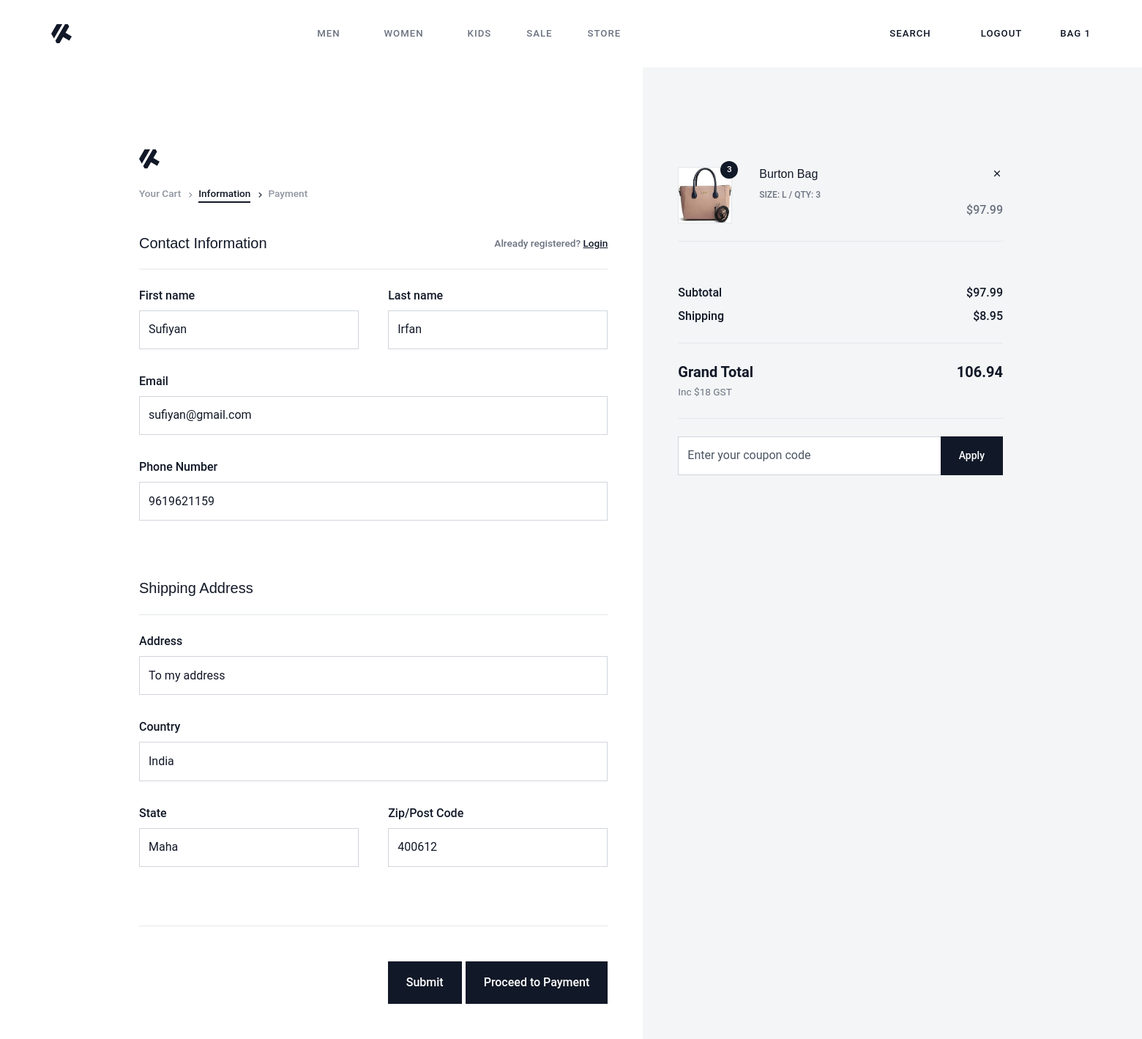
The app's page /checkout/ (signed in), older data.
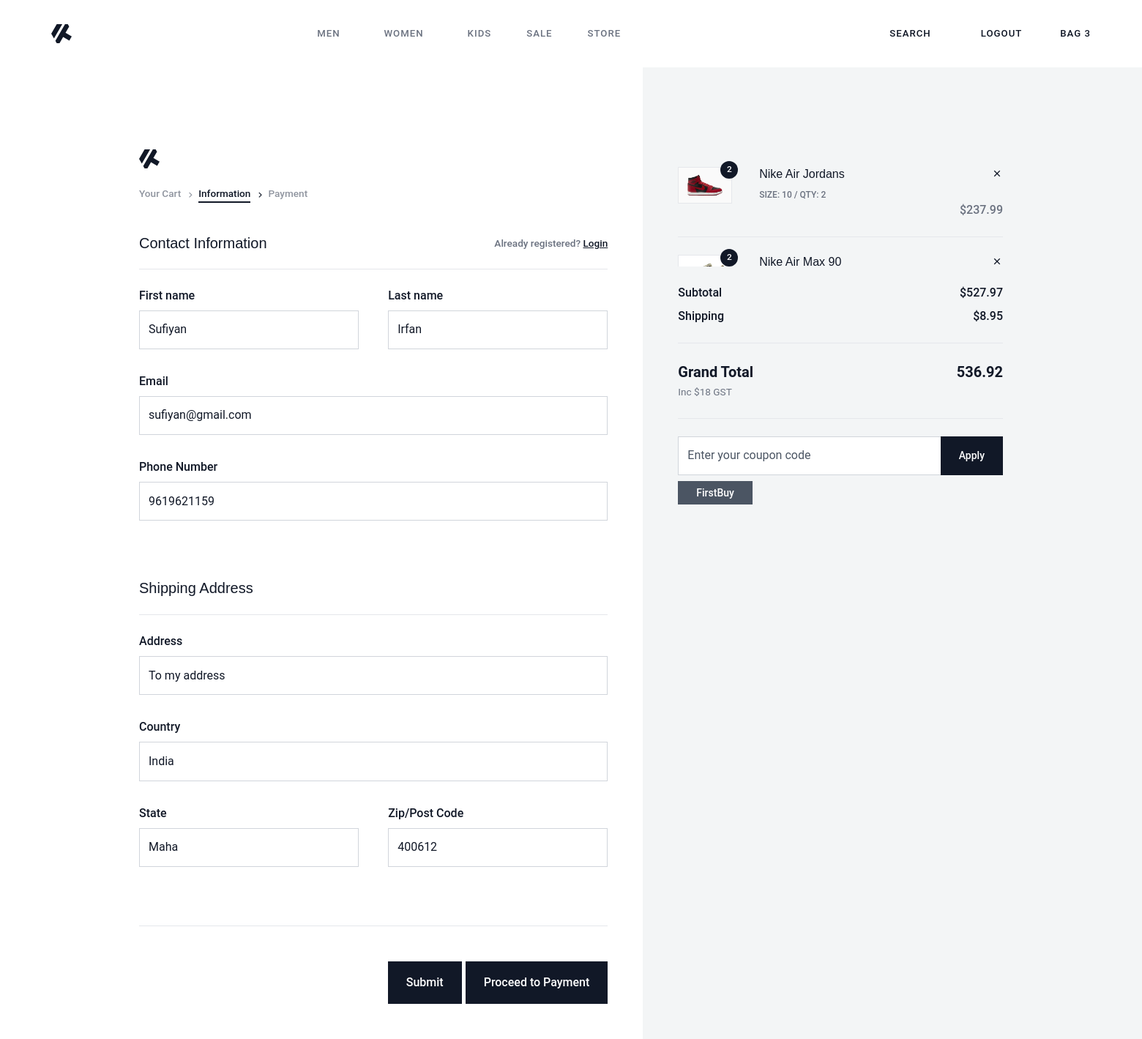
The same page, newer data.
### account/models.py (models this page shows, shortened)
class Account(AbstractBaseUser):
    first_name=models.CharField(max_length=100)
    last_name=models.CharField(max_length=100)
    email=models.EmailField(max_length=100,unique=True)
    phone_number=models.CharField(max_length=20)
    address=models.TextField(max_length=500,null=True,blank=True)
    country=models.CharField(max_length=20,null=True,blank=True)
    state=models.CharField(max_length=20,null=True,blank=True)
    zip_code=models.CharField(max_length=20,null=True,blank=True)
    date_joined=models.DateTimeField(auto_now_add=True)
    last_login=models.DateTimeField(auto_now_add=True)
    is_admin=models.BooleanField(default=False)
    is_staff=models.BooleanField(default=False)
    is_active=models.BooleanField(default=False)
    USERNAME_FIELD='email'
    REQUIRED_FIELDS=['first_name','last_name']
    objects=MyAccountManager()
    @property
    def get_cart_count(self):
        from store_app.models import CartItems
        return CartItems.objects.filter(cart__is_paid=False,cart__user=self.id).count()
    @property
    def get_cart_items(self):
        from store_app.models import CartItems,Cart
        cart_items = CartItems.objects.filter(cart__is_paid=False,cart__user = self.id)
        cart = Cart.objects.filter(user=self.id).first()
        return cart_items

### store_app/models.py (models this page shows, shortened)
class CartItems(models.Model):
    cart = models.ForeignKey(Cart,on_delete=models.CASCADE,related_name="cart_items")
    product = models.ForeignKey(Product,on_delete=models.SET_NULL,null=True,blank=True)
    color_variant = models.ForeignKey(ColorVariant,on_delete=models.SET_NULL,null=True,blank=True)
    size_variant = models.ForeignKey(SizeVariant,on_delete=models.SET_NULL,null=True,blank=True)
    quantity = models.IntegerField(default=1)
    def get_product_price(self):
        price = [self.product.price]
        if self.color_variant:
            color_variant_price = self.color_variant.price
            price.append(color_variant_price)
        if self.size_variant:
            size_variant_price = self.size_variant.price
            price.append(size_variant_price)
        total_price = sum(price)
        if total_price <= 0:
            total_price = 0
            return 0
        return round(total_price + 18, 2)

class Product(models.Model):
    product_name = models.CharField(max_length=100)
    price = models.FloatField()
    product_image = models.ImageField(upload_to="Product_Images")
    product_slug = models.SlugField(max_length=50,unique=True)
    color_variant = models.ManyToManyField(ColorVariant,blank=True)
    size_variant = models.ManyToManyField(SizeVariant,blank=True)
    stock=models.IntegerField()
    is_available=models.BooleanField(default=True)
    category=models.ForeignKey(Category,on_delete=models.CASCADE)
    brand = models.ForeignKey(Brand,on_delete=models.CASCADE,null=True,blank=True)
    created_date=models.DateTimeField(auto_now_add=True)
    modified_date=models.DateTimeField(auto_now=True)

class SizeVariant(models.Model):
    size_name = models.CharField(max_length=100)
    price = models.IntegerField(default=0)
    def __str__(self):
        return self.size_name

class Cart(models.Model):
    user = models.ForeignKey(Account,on_delete=models.CASCADE)
    coupon = models.ForeignKey(Coupon,on_delete=models.SET_NULL,null=True,blank=True)
    is_paid = models.BooleanField(default=False)
    def get_cart_total(self):
        cart_items = CartItems.objects.filter(cart__user=self.user)
        price = []
        for cart_item in cart_items:
            price.append(cart_item.product.price)
            if cart_item.color_variant:
                color_variant_price = cart_item.color_variant.price
                price.append(color_variant_price)
            if cart_item.size_variant:
                size_variant_price = cart_item.size_variant.price
                price.append(size_variant_price)
        total_price = sum(price)
        if total_price <= 0:
            total_price = 0
            return 0
        if self.coupon:
            if total_price > self.coupon.minimum_amount and not self.coupon.is_expired:
                total_price = total_price - self.coupon.discount_amount
                return round(total_price + 18,2)
        return round(total_price + 18, 2)

class Coupon(models.Model):
    coupon_name = models.CharField(max_length=50)
    minimum_amount = models.IntegerField(default=500)
    discount_amount = models.IntegerField(default=100)
    is_expired = models.BooleanField(default=False)

### store_app/views.py (the view, shortened to what this page needs)
# urls.py: path("checkout/",views.checkout,name="checkout"),
@login_required(login_url="login")
def checkout(request):
    cart_items = CartItems.objects.filter(cart__is_paid=False,cart__user = request.user)
    cart = Cart.objects.filter(user=request.user).first()
    if cart.get_cart_total() > 0:
        grand_total = cart.get_cart_total() + 8.95
    else:
        grand_total = cart.get_cart_total()
    context = {
        "cart_items":cart_items,
        "cart":cart,
        "grand_total":round(grand_total,2)
    }
    return render(request,'checkout_pages/checkout.html',context)

### templates/checkout_pages/checkout.html (shortened to what the changed rows need)
{% extends "base.html" %}
{% load static %}
{% block content %}
    <section class="mt-0  vh-lg-100">
        <div class="container">
            <div class="row g-0 vh-lg-100">
                <div class="col-lg-7 pt-5 pt-lg-10">
                    <div class="pe-lg-5">
                        <div class="mt-5">
                      <form method='POST' action="{% url "checkout" %}">
                          <div class="row">
                            <div class="col-sm-6">
                              <div class="form-group">
                                <label for="firstNameBilling" class="form-label">First name</label>
                                <input type="text" name='fname' class="form-control" id="firstNameBilling" placeholder="" value="{{request.user.first_name}}" required>
                              </div>
                            </div>
                            <div class="col-sm-6">
                              <div class="form-group">
                                <label for="lastNameBilling" class="form-label">Last name</label>
                                <input type="text" name="lname" class="form-control" id="lastNameBilling" placeholder="" value="{{request.user.last_name}}" required>
                              </div>
                            </div>
                            <div class="col-12">
                              <div class="form-group">
                                <label for="email" class="form-label">Email</label>
                                <input type="email" name='email' class="form-control" id="email" value="{{request.user.email}}" required>
                              </div>
                              <div class="form-group">
                                <label for="email" class="form-label">Phone Number</label>
                                <input type="text" name='phone' class="form-control" id="email" value="{{request.user.phone_number}}" required>
                              </div>
                            </div>
                          </div>
                          <div class="row">
                            <div class="col-12">
                              <div class="form-group">
                                <label for="address" class="form-label">Address</label>
                                <input type="text" class="form-control" name="address" id="address" placeholder="123 Some Street Somewhere" value="{{request.user.address}}" required>
                              </div>
                            </div>
                            <div class="col-md-12">
                              <div class="form-group">
                                <label for="country" class="form-label">Country</label>
                                <input type="text" class="form-control" name="country" id="address" placeholder="123 Some Street Somewhere" value="{{request.user.country}}" required>
                              </div>
                            </div>
                            <div class="col-md-6">
                              <div class="form-group">
                                <label for="state" class="form-label">State</label>
                                <input type="text" class="form-control" name="state" id="address" placeholder="123 Some Street Somewhere" value="{{request.user.state}}" required>
                              </div>
                            </div>
                            <div class="col-md-6">
                              <div class="form-group">
                                <label for="zip" class="form-label">Zip/Post Code</label>
                                <input type="text" class="form-control" name="zip_code" id="zip" value="{{request.user.zip_code}}" required="">
                              </div>
                            </div>
                          </div>
                        </div>
                    </div>
                </div>
                <div class="col-12 col-lg-5 bg-light pt-lg-10 aside-checkout pb-5 pb-lg-0 my-5 my-lg-0">
                    <div class="p-4 py-lg-0 pe-lg-0 ps-lg-5">
                        <div class="pb-3" style="overflow:auto;height:20vh">
                          {% for cart_item in cart_items %}
                            <div class="row mx-0 py-4 g-0 border-bottom">
                                <div class="col-2 position-relative">
                                        <span class="checkout-item-qty">{{cart_item.quantity}}</span>
                                    <picture class="d-block border">
                                        <img class="img-fluid" src="{{cart_item.product.product_image.url}}" alt="HTML Bootstrap Template by Pixel Rocket">
                                    </picture>
                                </div>
                                <div class="col-9 offset-1">
                                    <div>
                                        <h6 class="justify-content-between d-flex align-items-start mb-2">
                                          {{cart_item.product.product_name}}
                                          <a href="{% url "remove_cart_item" cart_item.id %}?next_page=checkout" style="text-decoration:none;"><i class="ri-close-line ms-3"></i></a>
                                        </h6>
                                        <span class="d-block text-muted fw-bolder text-uppercase fs-9">Size: {{cart_item.size_variant}} / Qty: {{cart_item.quantity}}</span>
                                    </div>
                                    <p class="fw-bolder text-end text-muted m-0">${{cart_item.get_product_price}}</p>
                                </div>
                            </div>
                          {% endfor %}
                        </div>
                        <div class="py-4 border-bottom">
                            <div class="d-flex justify-content-between align-items-center mb-2">
                                <p class="m-0 fw-bolder fs-6">Subtotal</p>
                                <p class="m-0 fs-6 fw-bolder">${{cart.get_cart_total}}</p>
                            </div>
                        </div>
                        <div class="py-4 border-bottom">
                            <div class="d-flex justify-content-between">
                                <div>
                                    <p class="m-0 fw-bold fs-5">Grand Total</p>
                                    <span class="text-muted small">Inc $18 GST</span>
                                </div>
                                <p class="m-0 fs-5 fw-bold">{{grand_total}}</p>
                            </div>
                        </div>
                        <div class="py-4">
                          <form method='POST' action="{% url "cart" %}?next_page=checkout">
                            <div class="input-group mb-0">
                                <input type="text" class="form-control" name="coupon" placeholder="Enter your coupon code">
                                <button class="btn btn-dark btn-sm px-4">Apply</button>
                            </div>
                            {% if cart.coupon %}
                            <a href="{% url "remove_coupon" cart.id %}?next_page=checkout" class="btn btn-secondary btn-sm px-4 py-2 my-2">{{cart.coupon.coupon_name}}</a>
                            {% endif %}
                          </form>
                        </div>
                    </div>
                </div>
            </div>
        </div>
    </section>
{% endblock %}

### templates/includes/header.html (shortened to what this page needs)
{% load static %}
<nav class="navbar navbar-expand-lg navbar-light bg-white flex-column border-0  ">
    <div class="container-fluid">
        <div class="w-100">
            <div class="d-flex justify-content-between align-items-center flex-wrap">
                <a class="navbar-brand fw-bold fs-3 m-0 p-0 flex-shrink-0 order-0" href="{% url "home" %}">
                    <div class="d-flex align-items-center">
                        <svg class="f-w-7" xmlns="http://www.w3.org/2000/svg" viewBox="0 0 77.53 72.26"><path d="M10.43,54.2h0L0,36.13,10.43,18.06,20.86,0H41.72L10.43,54.2Zm67.1-7.83L73,54.2,68.49,62,45,48.47,31.29,72.26H20.86l-5.22-9L52.15,0H62.58l5.21,9L54.06,32.82,77.53,46.37Z" fill="currentColor" fill-rule="evenodd"/></svg>
                    </div>
                </a>
                <ul class="list-unstyled mb-0 d-flex align-items-center order-1 order-lg-2 nav-sidelinks">
                    <li class="d-none d-sm-block">
                        <span class="nav-link text-body search-trigger cursor-pointer">Search</span>
                    </li>
                    {% if request.user.is_authenticated %}
                        <li class="ms-1 d-none d-lg-inline-block">
                            <a class="nav-link text-body" href="{% url "logout" %}">
                                Logout
                            </a>
                        </li>
                    {% else %}
                    <li class="ms-1 d-none d-lg-inline-block">
                        <a class="nav-link text-body" href="{% url "login" %}">
                            Login
                        </a>
                    </li>
                    {% endif %}
                    <li class="ms-1 d-inline-block position-relative dropdown-cart">
                        <button class="nav-link me-0 disable-child-pointer border-0 p-0 bg-transparent text-body"
                            type="button">
                            Bag {{request.user.get_cart_count}}
                        </button>
                    </li>
                </ul>
                <div class="flex-shrink-0 collapse navbar-collapse navbar-collapse-light w-auto flex-grow-1 order-2 order-lg-1"
                    id="navbarNavDropdown">
                    <ul class="navbar-nav mx-auto mb-2 mb-lg-0">
                        <li class="nav-item dropdown dropdown position-static">
                          <a class="nav-link dropdown-toggle" href="#" role="button" data-bs-toggle="dropdown" aria-expanded="false">
                            Men
                          </a>
                        </li>
                        <li class="nav-item dropdown">
                            <a class="nav-link dropdown-toggle" href="#" role="button" data-bs-toggle="dropdown" aria-expanded="false">
                              Women
                            </a>
                          </li>
                          <li class="nav-item">
                            <a class="nav-link" href="./category.html" role="button">
                              Kids
                            </a>
                          </li>
                          <li class="nav-item">
                            <a class="nav-link" href="./category.html" role="button">
                              Sale
                            </a>
                          </li>
                          <li class="nav-item">
                            <a class="nav-link" href="{% url "store" %}" role="button">
                              Store
                            </a>
                          </li>
                      </ul>
                </div>
            </div>
        </div>
    </div>
</nav>

Row changes from the older to the newer data that the page shows:
removed CartItems: quantity "3", product.product_image (picture), product.product_name "Burton Bag", size_variant "L", get_product_price "97.99"
changed Account "Sufiyan": user.get_cart_count "1" → "3"
added CartItems: quantity "2", product.product_image (picture), product.product_name "Nike Air Jordans", size_variant "10", get_product_price "237.99"
added CartItems: quantity "2", product.product_image (picture), product.product_name "Nike Air Max 90"
changed Cart: get_cart_total "97.99" → "527.97"; coupon_id empty → 1 (drawn); coupon.coupon_name (not shown) → "FirstBuy"
Text that changed along with them:
{{ grand_total }}: "106.94" → "536.92"
